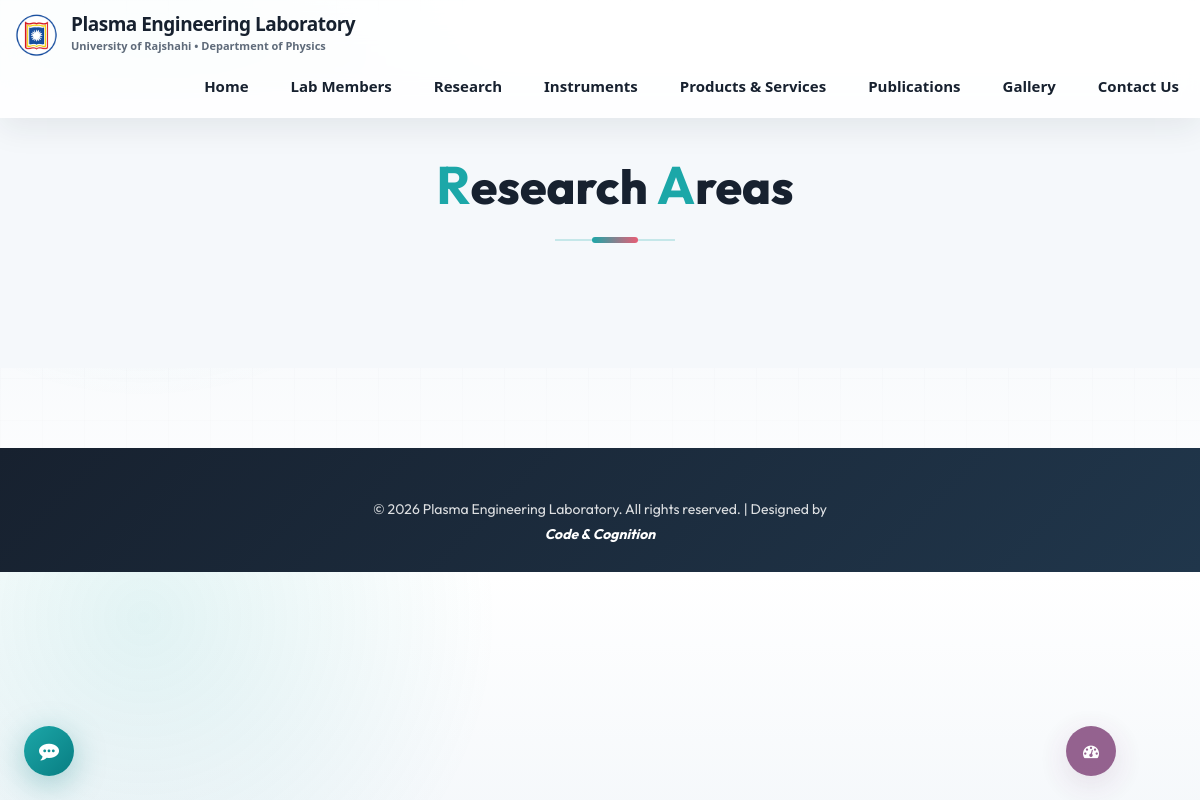
The app's page /research.php, older data.
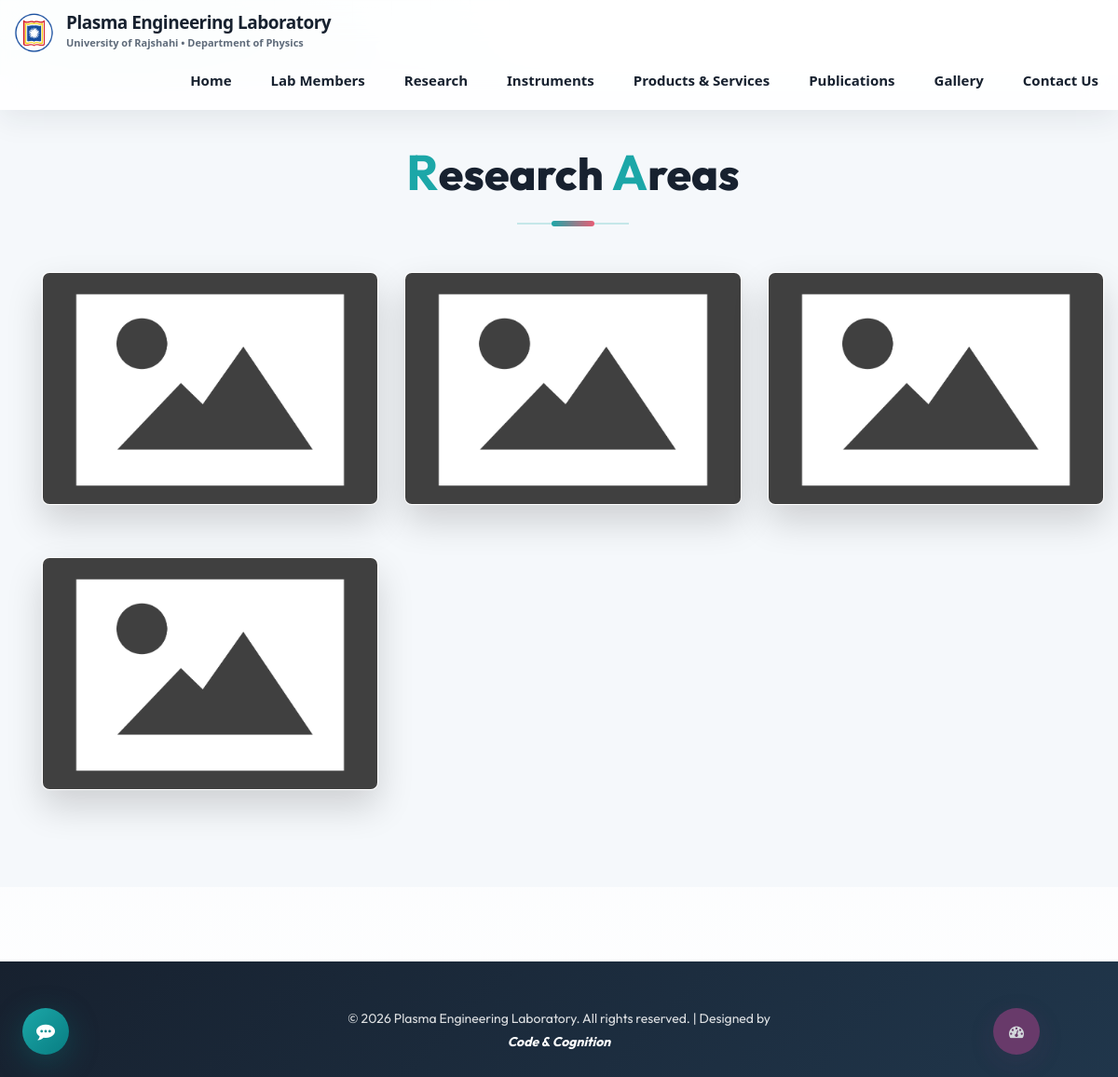
The same page, newer data.
### tables this page shows
CREATE TABLE IF NOT EXISTS `areas` (
  `id`    int(11)      NOT NULL AUTO_INCREMENT,
  `image` varchar(255) NOT NULL DEFAULT '',
  `title` varchar(255) NOT NULL DEFAULT '',
  `info`  text,
  PRIMARY KEY (`id`)
);

### research.php (the view, shortened to what this page needs)
<?php include('db_connect.php'); ?>
<!DOCTYPE html>
<html lang="en">
<head>
	<link rel="stylesheet" href="css/font-awesome.min.css">
	<link rel="stylesheet" href="css/bootstrap.min.css">
	<link rel="stylesheet" href="css/style.css?v=1.1">
</head>
<body>
	<?php include('menu.php'); ?>
	<section class="blog-cource" style="margin-top: 80px; margin-bottom: 80px;">
		<div class="container">
			<div class="title-div text-center" style="margin-bottom: 30px;">
				<h1><span>R</span>esearch <span>A</span>reas</h1>
				<div class="tittle-style"></div>
			</div>
			<?php $result_areas = mysqli_query($db, "SELECT * FROM areas"); ?>
			<div style="display: grid; grid-template-columns: repeat(auto-fill, minmax(300px, 1fr)); gap: 28px; margin-top: 10px;">
				<?php while($row_areas = mysqli_fetch_array($result_areas)){ ?>
				<div class="service-box">
					<div class="service-icon">
						<img src="images/areas/<?php echo $row_areas['image']; ?>" alt="<?php echo htmlspecialchars($row_areas['title']); ?>" style="width: 100%; height: 100%; object-fit: cover;">
					</div>
				</div>
				<?php } ?>
			</div>
		</div>
	</section>
	<?php include('footer.php'); ?>
</body>
</html>

Row changes from the older to the newer data that the page shows:
added areas: image (picture)
added areas: image (picture)
added areas: image (picture)
added areas: image (picture)
